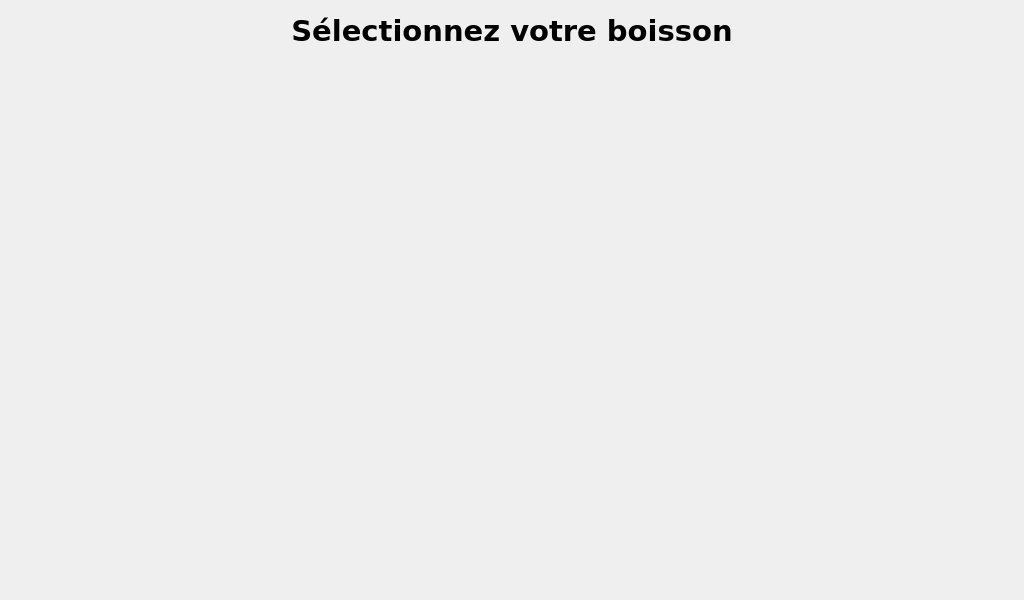
<?xml version="1.0" encoding="UTF-8"?>
<ui version="4.0">
 <class>Main</class>
 <widget class="QMainWindow" name="Main">
  <property name="geometry">
   <rect>
    <x>0</x>
    <y>0</y>
    <width>1024</width>
    <height>600</height>
   </rect>
  </property>
  <property name="windowTitle">
   <string>MainWindow</string>
  </property>
  <widget class="QWidget" name="centralwidget">
   <widget class="QScrollArea" name="scrollArea">
    <property name="geometry">
     <rect>
      <x>0</x>
      <y>70</y>
      <width>1024</width>
      <height>530</height>
     </rect>
    </property>
    <property name="frameShape">
     <enum>QFrame::NoFrame</enum>
    </property>
    <property name="widgetResizable">
     <bool>true</bool>
    </property>
    <widget class="QWidget" name="scrollContents">
     <property name="geometry">
      <rect>
       <x>0</x>
       <y>0</y>
       <width>1024</width>
       <height>530</height>
      </rect>
     </property>
     <layout class="QVBoxLayout" name="verticalLayout"/>
    </widget>
   </widget>
   <widget class="QTextEdit" name="titleText">
    <property name="enabled">
     <bool>true</bool>
    </property>
    <property name="geometry">
     <rect>
      <x>0</x>
      <y>10</y>
      <width>1024</width>
      <height>50</height>
     </rect>
    </property>
    <property name="font">
     <font>
      <family>Verdana</family>
     </font>
    </property>
    <property name="acceptDrops">
     <bool>true</bool>
    </property>
    <property name="autoFillBackground">
     <bool>false</bool>
    </property>
    <property name="styleSheet">
     <string notr="true">background:transparent;</string>
    </property>
    <property name="frameShape">
     <enum>QFrame::NoFrame</enum>
    </property>
    <property name="frameShadow">
     <enum>QFrame::Plain</enum>
    </property>
    <property name="verticalScrollBarPolicy">
     <enum>Qt::ScrollBarAlwaysOff</enum>
    </property>
    <property name="horizontalScrollBarPolicy">
     <enum>Qt::ScrollBarAlwaysOff</enum>
    </property>
    <property name="html">
     <string>&lt;!DOCTYPE HTML PUBLIC &quot;-//W3C//DTD HTML 4.0//EN&quot; &quot;http://www.w3.org/TR/REC-html40/strict.dtd&quot;&gt;
&lt;html&gt;&lt;head&gt;&lt;meta name=&quot;qrichtext&quot; content=&quot;1&quot; /&gt;&lt;style type=&quot;text/css&quot;&gt;
p, li { white-space: pre-wrap; }
&lt;/style&gt;&lt;/head&gt;&lt;body style=&quot; font-family:'Verdana'; font-size:7.8pt; font-weight:400; font-style:normal;&quot;&gt;
&lt;p align=&quot;center&quot; style=&quot; margin-top:12px; margin-bottom:12px; margin-left:0px; margin-right:0px; -qt-block-indent:0; text-indent:0px;&quot;&gt;&lt;span style=&quot; font-size:22pt; font-weight:600; color:#000000;&quot;&gt;Sélectionnez votre boisson&lt;/span&gt;&lt;/p&gt;&lt;/body&gt;&lt;/html&gt;</string>
    </property>
    <property name="textInteractionFlags">
     <set>Qt::NoTextInteraction</set>
    </property>
   </widget>
   <widget class="QPushButton" name="settings">
    <property name="geometry">
     <rect>
      <x>950</x>
      <y>0</y>
      <width>64</width>
      <height>64</height>
     </rect>
    </property>
    <property name="font">
     <font>
      <family>Verdana</family>
     </font>
    </property>
    <property name="layoutDirection">
     <enum>Qt::LeftToRight</enum>
    </property>
    <property name="text">
     <string/>
    </property>
    <property name="icon">
     <iconset resource="../../images/resources.qrc">
      <normaloff>:/Logo/gear_icon.png</normaloff>:/Logo/gear_icon.png</iconset>
    </property>
    <property name="iconSize">
     <size>
      <width>64</width>
      <height>64</height>
     </size>
    </property>
    <property name="checkable">
     <bool>false</bool>
    </property>
    <property name="default">
     <bool>false</bool>
    </property>
    <property name="flat">
     <bool>true</bool>
    </property>
   </widget>
  </widget>
 </widget>
 <resources>
  <include location="../../images/resources.qrc"/>
 </resources>
 <connections/>
</ui>
